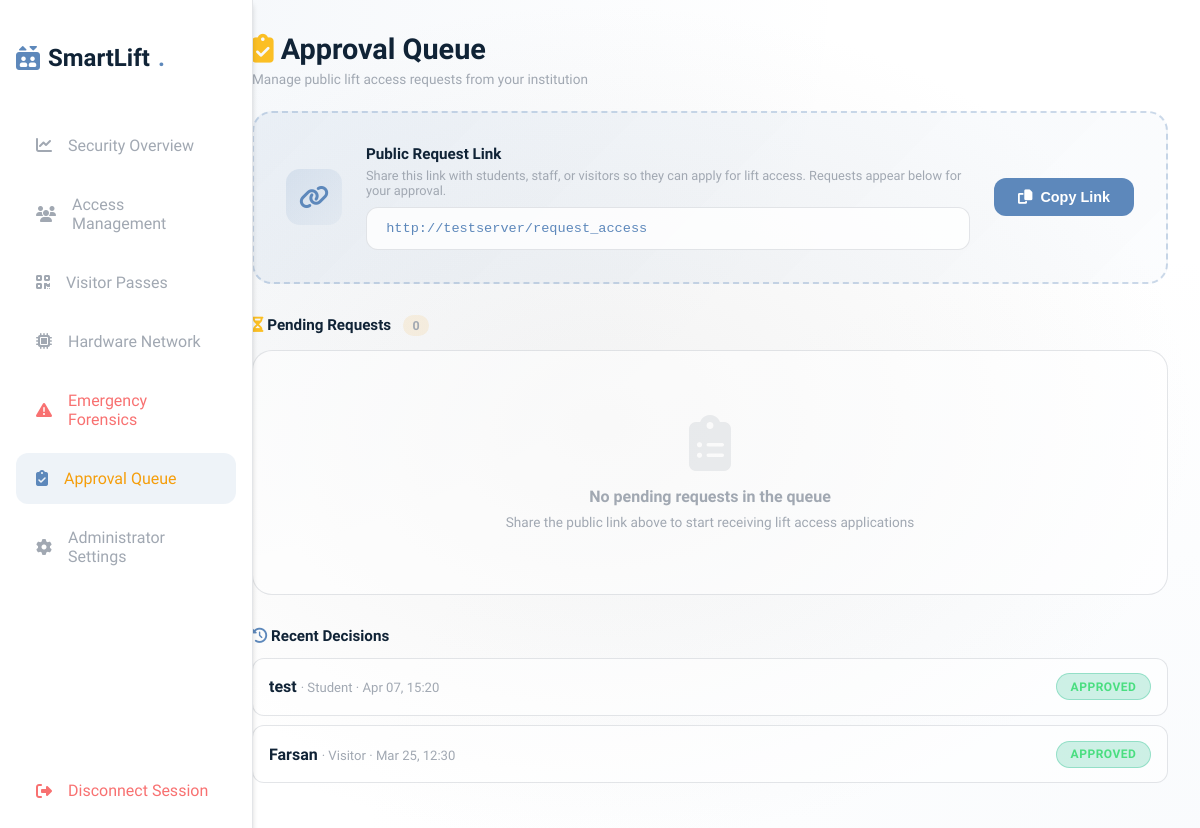
/approval_queue (signed in), run on an earlier commit of the app's database.
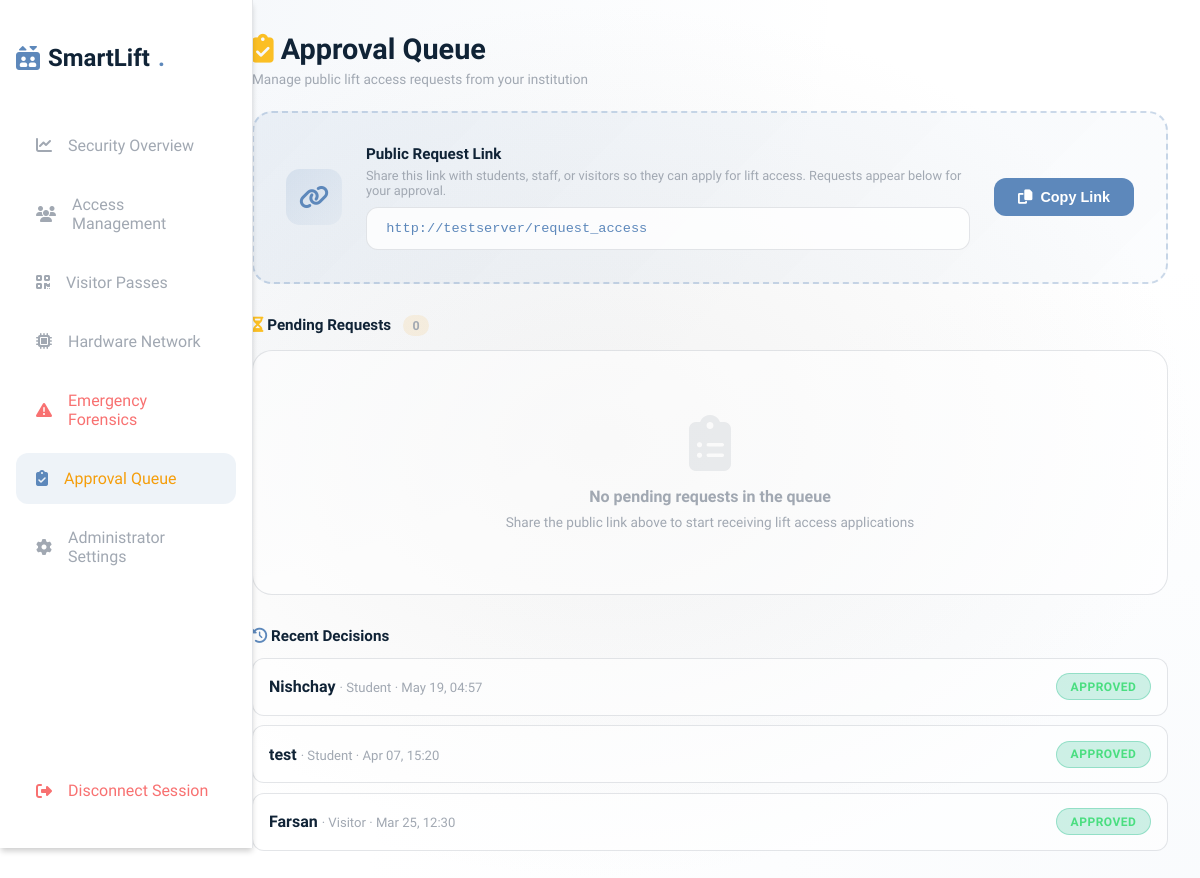
And on a later commit of the database.
### software/models.py (models this page shows)
class AccessRequest(db.Model):
    id = db.Column(db.Integer, primary_key=True)
    tenant_id = db.Column(db.Integer, db.ForeignKey('tenant.id'), nullable=False)
    name = db.Column(db.String(100), nullable=False)
    email = db.Column(db.String(120), nullable=False) # Phase 10 Requirement
    role = db.Column(db.String(50), nullable=False)
    enrollment_id = db.Column(db.String(50), nullable=True)
    department = db.Column(db.String(100), nullable=True)
    reason = db.Column(db.Text, nullable=False)
    requested_duration_hours = db.Column(db.Integer, default=24)
    floors = db.Column(db.String(50), default='0')
    status = db.Column(db.String(50), default='Pending') # Pending, Approved, Rejected
    admin_decision_note = db.Column(db.Text, nullable=True)
    reviewed_at = db.Column(db.DateTime, nullable=True)
    reviewed_by_admin_id = db.Column(db.Integer, db.ForeignKey('admin.admin_id'), nullable=True)
    created_at = db.Column(db.DateTime, default=datetime.utcnow)

### app.py (the view)
@app.route('/approval_queue')
def approval_queue():
    if 'admin_id' not in session: return redirect(url_for('login'))
    t_id = session['tenant_id']
    reqs = AccessRequest.query.filter_by(tenant_id=t_id, status='Pending').order_by(AccessRequest.created_at.asc()).all()
    reviewed_reqs = AccessRequest.query.filter(
        AccessRequest.tenant_id == t_id,
        AccessRequest.status != 'Pending'
    ).order_by(AccessRequest.created_at.desc()).limit(10).all()
    return render_template('approval_queue.html', reqs=reqs, reviewed_reqs=reviewed_reqs)

### app.py (called while the page is built, shortened)
@app.context_processor
def inject_csrf():
    def generate_csrf_token():
        return session.get('_csrf_token', '')
    return dict(csrf_token=generate_csrf_token)

@app.before_request
def csrf_protect():
    if '_csrf_token' not in session:
        session['_csrf_token'] = secrets.token_hex(16)
        session.permanent = True
        session.modified = True

### templates/approval_queue.html (shortened to what the changed rows need)
{% extends 'base.html' %}
{% block content %}
<div class="dashboard-layout">
    {% include 'sidebar.html' %}
    <div class="main-content">
        <div style="display:flex; justify-content:space-between; align-items:center; margin-bottom:1.5rem; flex-wrap:wrap; gap:1rem;">
            <div>
                <h1 style="font-size:1.8rem; margin:0; font-weight:800;"><i class="fa-solid fa-clipboard-check" style="color:var(--warning);"></i> Approval Queue</h1>
            </div>
        </div>
        <div style="margin-top:2rem;">
            <div style="display:flex; flex-direction:column; gap:0.6rem;">
                {% for rr in reviewed_reqs %}
                <div style="background:rgba(255,255,255,0.55); border:1px solid var(--border); border-radius:12px; padding:0.9rem 1rem; display:flex; justify-content:space-between; align-items:center; gap:1rem; flex-wrap:wrap;">
                    <div>
                        <strong>{{ rr.name }}</strong>
                        <span style="color:var(--text-muted); font-size:0.82rem;">&middot; {{ rr.role }} &middot; {{ rr.created_at.strftime('%b %d, %H:%M') }}</span>
                    </div>
                    <span class="badge {{ 'badge-success' if rr.status == 'Approved' else 'badge-danger' }}">
                        {{ rr.status }}
                    </span>
                </div>
                {% else %}
                <div style="font-size:0.82rem; color:var(--text-muted);">No approved/rejected decisions yet.</div>
                {% endfor %}
            </div>
        </div>
    </div>
</div>
{% endblock %}

What changed in the data, as far as the page shows it:
added AccessRequest: name "Nishchay", role "Student", created_at "May 19, 04:57", status "APPROVED"
